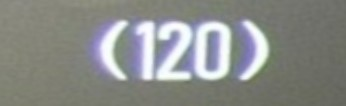
#> input picture monitor_3.jpeg, 346 x 106 px
$ python approach_3.py
#> lines starting #> are read from the running program, lines starting #| are printed output that depends on the picture; after the words box and inside, x2 and y2 are one past the last pixel; in counts of white or black regions, pixels touching at a corner belong together
import pytesseract as tess
import numpy as np
import cv2 as cv

img = cv.imread("monitor_3.jpeg")
#> img is the input picture: shape (106, 346, 3); mean B, G, R 136.8, 140.1, 137.8
cv.imshow("noise", img)
blank = np.zeros(img.shape, dtype= 'uint8')
noise_reduced = cv.fastNlMeansDenoisingColored(img, None, 5, 10, 7, 21)

thresh, t_img = cv.threshold(noise_reduced, 235, 255, cv.THRESH_BINARY_INV)
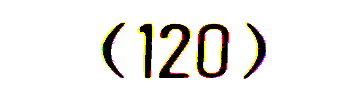
#> t_img: shape (106, 346, 3); mean B, G, R 233.1, 236.8, 239.4
t_img = cv.cvtColor(t_img, cv.COLOR_BGR2GRAY)
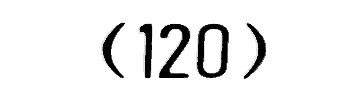
#> t_img: shape (106, 346); min 0, max 255, mean 237.2
cv.imshow("thresh", t_img)

canny = cv.Canny(t_img, 225, 255)
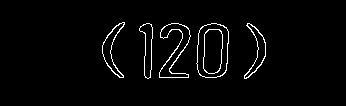
#> canny: shape (106, 346); 2.6% white in thin lines or dots, all inside (x1, y1, x2, y2) = (102, 22, 266, 79)
cv.imshow("Canny", canny)

contours, higherarcies = cv.findContours(t_img, cv.RETR_LIST, cv.CHAIN_APPROX_NONE)
#> contours = 7 contours; box (x1, y1, x2, y2) and area: (0, 0, 346, 106) 36225, (196, 23, 229, 79) 1486, (203, 29, 223, 74) 727, (158, 23, 191, 79) 674, (139, 23, 153, 79) 408, (102, 22, 126, 79) 406, (243, 23, 266, 79) 354; higherarcies = [[1, -1, -1, -1], [2, 0, -1, -1], [3, 1, -1, -1], [4, 2, -1, -1], [5, 3, -1, -1], [6, 4, -1, -1], [-1, 5, -1, -1]]
cv.drawContours(blank, contours, -1, (0, 0, 255), 1)
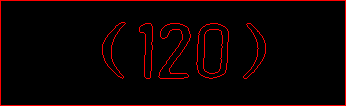
#> blank: shape (106, 346, 3); mean of channels 0, 1, 2 0, 0, 11.8; drawn as B, G, R
cv.imshow("drawn", blank)


cv.imshow("Noiseless",noise_reduced)


my_config = r"--psm 11 --oem 3"
#6, 7 is showing something
#8 is a bit more accurate for bp


height, width, chaneels = img.shape
#> height = 106; width = 346; chaneels = 3

#> (the run stopped early here; a loop or call above may not have finished)

$ run again, with monitor_2.jpeg copied over monitor_3.jpeg
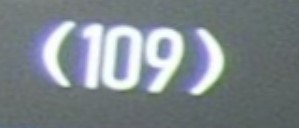
#> input picture monitor_2.jpeg, 299 x 128 px
#> img is the input picture: shape (128, 299, 3); mean B, G, R 139.7, 134.3, 125.7
#> `canny = cv.Canny(t_img, 225, 255)`:
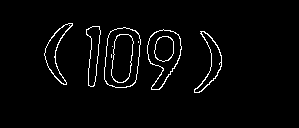
#> canny: shape (128, 299); 2.8% white in thin lines or dots, all inside (x1, y1, x2, y2) = (44, 23, 222, 93)
#> contours = 9 contours, 1 with area under 20; largest, box (x1, y1, x2, y2) and area: (0, 0, 299, 128) 37846, (104, 27, 140, 88) 1778, (147, 29, 181, 90) 1188, (111, 34, 134, 83) 840, (85, 26, 101, 87) 504, (44, 24, 71, 83) 478, (194, 31, 222, 93) 464, (154, 36, 174, 62) 394; higherarcies = [[1, -1, -1, -1], [2, 0, -1, -1], [3, 1, -1, -1], [4, 2, -1, -1], [5, 3, -1, -1], [6, 4, -1, -1], [7, 5, -1, -1], [8, 6, -1, -1], [-1, 7, -1, -1]]
#> `cv.drawContours(blank, contours, -1, (0, 0, 255), 1)`:
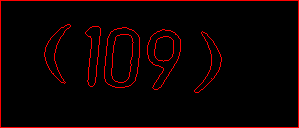
#> blank: shape (128, 299, 3); mean of channels 0, 1, 2 0, 0, 11.4; drawn as B, G, R
